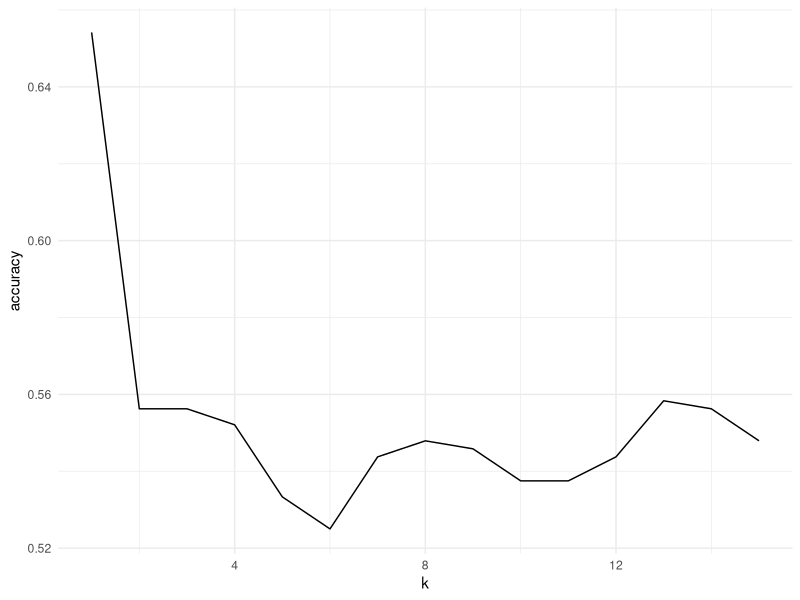

Here is the R script that generated this plot:
## ---- chunk 1
knitr::opts_chunk$set(echo = F, include=T)
library(ggplot2)
library(dplyr)
library(class)
## ---- chunk 2
wine<-read.csv("wine.csv",sep="\t")
wine[,2:ncol(wine)] <- apply(wine[,-1],MARGIN = 2,function (x) (x-mean(x))/sd(x))
wine$Quality<-as.factor(wine$Quality)
indeksy_testowe <- sample(1:nrow(wine), 480, replace=F)
zbior_testowy <- wine[indeksy_testowe, ]
zbior_treningowy <- wine[-indeksy_testowe, ]
## ---- chunk 3
acc<-function(x)
{
  wynik <- knn(zbior_treningowy[,-1], zbior_testowy[,-1], zbior_treningowy[,1], k=x)
  mean(wynik==zbior_testowy[,1])
}
x=1:15
y<-sapply(x,acc)
d<-data.frame("accuracy"=y,"k"=x)
ggplot(d,aes(y=accuracy,x=k))+geom_line()+theme_minimal()

## ---- chunk 4
matpar<-function(i,j,true,pred)
{
  sum(as.numeric(true)==i & as.numeric(pred)==j)
}
create_conf_matrix<-function(x)
{
  wynik <- knn(zbior_treningowy[,-1], zbior_testowy[,-1], zbior_treningowy[,1], k=x)
  table(zbior_testowy[,1],wynik)
}
prec<-function(confus)
{
  diag(confus)/colSums(confus)
}
reca<-function(confus)
{
  diag(confus)/rowSums(confus)
}
prec(create_conf_matrix(3))
reca(create_conf_matrix(3))
prec(create_conf_matrix(7))
reca(create_conf_matrix(7))
prec(create_conf_matrix(13))
reca(create_conf_matrix(13))

## ---- chunk 5
a<-create_conf_matrix(3)
wynik <- knn(zbior_treningowy[,-1], zbior_testowy[,-1], zbior_treningowy[,1], k=3)
prob_less<-sum(sapply(1:6,function(x) sum(a[(x+1):7,x])))/length(wynik) #suma elementów nad diagonalą przez liczbę predykcji
prob_more<-sum(sapply(1:6,function(x) sum(a[x,(x+1):7])))/length(wynik) #suma elementów pod diagonalą przez liczbę predykcji
